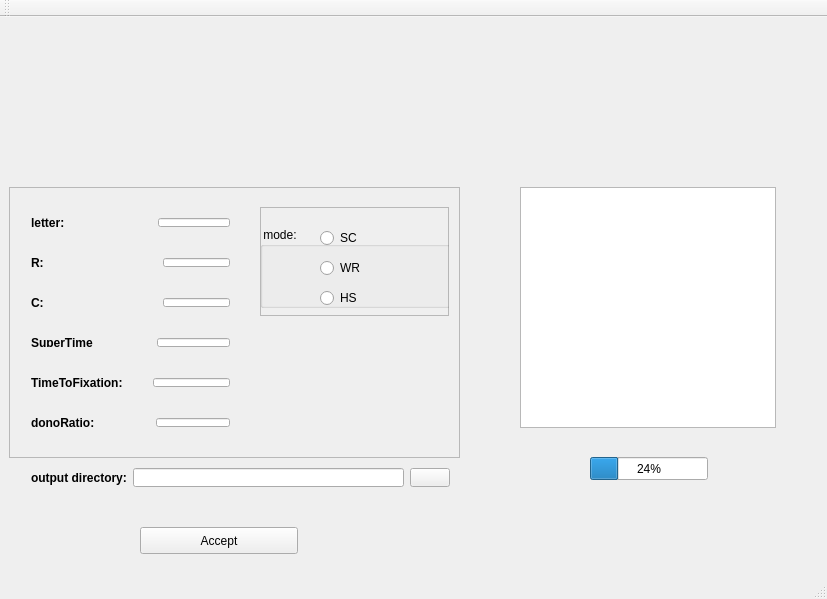
<?xml version="1.0" encoding="UTF-8"?>
<ui version="4.0">
 <class>MainWindow</class>
 <widget class="QMainWindow" name="MainWindow">
  <property name="geometry">
   <rect>
    <x>0</x>
    <y>0</y>
    <width>827</width>
    <height>599</height>
   </rect>
  </property>
  <property name="windowTitle">
   <string>Sedus</string>
  </property>
  <property name="windowIcon">
   <iconset>
    <normaloff>img/logo_sedus.png</normaloff>img/logo_sedus.png</iconset>
  </property>
  <widget class="QWidget" name="centralWidget">
   <widget class="QWidget" name="verticalLayoutWidget_3">
    <property name="geometry">
     <rect>
      <x>10</x>
      <y>170</y>
      <width>451</width>
      <height>271</height>
     </rect>
    </property>
    <layout class="QVBoxLayout" name="verticalLayout_3"/>
   </widget>
   <widget class="QLabel" name="logo">
    <property name="geometry">
     <rect>
      <x>0</x>
      <y>0</y>
      <width>831</width>
      <height>151</height>
     </rect>
    </property>
    <property name="text">
     <string/>
    </property>
    <property name="textFormat">
     <enum>Qt::PlainText</enum>
    </property>
    <property name="pixmap">
     <pixmap>img/header.png</pixmap>
    </property>
    <property name="scaledContents">
     <bool>true</bool>
    </property>
   </widget>
   <widget class="QProgressBar" name="progressBar">
    <property name="enabled">
     <bool>true</bool>
    </property>
    <property name="geometry">
     <rect>
      <x>590</x>
      <y>440</y>
      <width>118</width>
      <height>23</height>
     </rect>
    </property>
    <property name="value">
     <number>24</number>
    </property>
   </widget>
   <widget class="QWidget" name="horizontalLayoutWidget">
    <property name="geometry">
     <rect>
      <x>20</x>
      <y>190</y>
      <width>221</width>
      <height>31</height>
     </rect>
    </property>
    <layout class="QHBoxLayout" name="horizontalLayout">
     <item>
      <widget class="QLabel" name="label">
       <property name="font">
        <font>
         <weight>75</weight>
         <bold>true</bold>
        </font>
       </property>
       <property name="text">
        <string>letter:</string>
       </property>
      </widget>
     </item>
     <item>
      <spacer name="horizontalSpacer">
       <property name="orientation">
        <enum>Qt::Horizontal</enum>
       </property>
       <property name="sizeHint" stdset="0">
        <size>
         <width>123</width>
         <height>26</height>
        </size>
       </property>
      </spacer>
     </item>
     <item>
      <widget class="QLineEdit" name="letter"/>
     </item>
    </layout>
   </widget>
   <widget class="QWidget" name="horizontalLayoutWidget_2">
    <property name="geometry">
     <rect>
      <x>20</x>
      <y>230</y>
      <width>221</width>
      <height>31</height>
     </rect>
    </property>
    <layout class="QHBoxLayout" name="horizontalLayout_2">
     <property name="sizeConstraint">
      <enum>QLayout::SetDefaultConstraint</enum>
     </property>
     <item>
      <widget class="QLabel" name="label_2">
       <property name="font">
        <font>
         <weight>75</weight>
         <bold>true</bold>
        </font>
       </property>
       <property name="text">
        <string>R:</string>
       </property>
      </widget>
     </item>
     <item>
      <spacer name="horizontalSpacer_2">
       <property name="orientation">
        <enum>Qt::Horizontal</enum>
       </property>
       <property name="sizeHint" stdset="0">
        <size>
         <width>155</width>
         <height>26</height>
        </size>
       </property>
      </spacer>
     </item>
     <item>
      <widget class="QLineEdit" name="R"/>
     </item>
    </layout>
   </widget>
   <widget class="QWidget" name="horizontalLayoutWidget_3">
    <property name="geometry">
     <rect>
      <x>20</x>
      <y>270</y>
      <width>221</width>
      <height>31</height>
     </rect>
    </property>
    <layout class="QHBoxLayout" name="horizontalLayout_3">
     <item>
      <widget class="QLabel" name="label_3">
       <property name="font">
        <font>
         <weight>75</weight>
         <bold>true</bold>
        </font>
       </property>
       <property name="text">
        <string>C:</string>
       </property>
      </widget>
     </item>
     <item>
      <spacer name="horizontalSpacer_3">
       <property name="orientation">
        <enum>Qt::Horizontal</enum>
       </property>
       <property name="sizeHint" stdset="0">
        <size>
         <width>155</width>
         <height>20</height>
        </size>
       </property>
      </spacer>
     </item>
     <item>
      <widget class="QLineEdit" name="C"/>
     </item>
    </layout>
   </widget>
   <widget class="QWidget" name="horizontalLayoutWidget_4">
    <property name="geometry">
     <rect>
      <x>20</x>
      <y>350</y>
      <width>221</width>
      <height>31</height>
     </rect>
    </property>
    <layout class="QHBoxLayout" name="horizontalLayout_4">
     <item>
      <widget class="QLabel" name="label_4">
       <property name="font">
        <font>
         <weight>75</weight>
         <bold>true</bold>
        </font>
       </property>
       <property name="text">
        <string>TimeToFixation:</string>
       </property>
      </widget>
     </item>
     <item>
      <spacer name="horizontalSpacer_5">
       <property name="orientation">
        <enum>Qt::Horizontal</enum>
       </property>
       <property name="sizeHint" stdset="0">
        <size>
         <width>55</width>
         <height>20</height>
        </size>
       </property>
      </spacer>
     </item>
     <item>
      <widget class="QLineEdit" name="timeToFixation"/>
     </item>
    </layout>
   </widget>
   <widget class="QWidget" name="horizontalLayoutWidget_5">
    <property name="geometry">
     <rect>
      <x>20</x>
      <y>390</y>
      <width>221</width>
      <height>31</height>
     </rect>
    </property>
    <layout class="QHBoxLayout" name="horizontalLayout_5">
     <item>
      <widget class="QLabel" name="label_5">
       <property name="font">
        <font>
         <weight>75</weight>
         <bold>true</bold>
        </font>
       </property>
       <property name="text">
        <string>donoRatio:</string>
       </property>
      </widget>
     </item>
     <item>
      <spacer name="horizontalSpacer_4">
       <property name="orientation">
        <enum>Qt::Horizontal</enum>
       </property>
       <property name="sizeHint" stdset="0">
        <size>
         <width>90</width>
         <height>20</height>
        </size>
       </property>
      </spacer>
     </item>
     <item>
      <widget class="QLineEdit" name="donoRatio"/>
     </item>
    </layout>
   </widget>
   <widget class="QFrame" name="frame">
    <property name="geometry">
     <rect>
      <x>260</x>
      <y>190</y>
      <width>189</width>
      <height>109</height>
     </rect>
    </property>
    <property name="frameShape">
     <enum>QFrame::StyledPanel</enum>
    </property>
    <property name="frameShadow">
     <enum>QFrame::Raised</enum>
    </property>
    <widget class="QGroupBox" name="groupBox">
     <property name="geometry">
      <rect>
       <x>0</x>
       <y>20</y>
       <width>191</width>
       <height>81</height>
      </rect>
     </property>
     <property name="title">
      <string> mode:</string>
     </property>
     <widget class="QRadioButton" name="radioButton">
      <property name="geometry">
       <rect>
        <x>60</x>
        <y>0</y>
        <width>117</width>
        <height>22</height>
       </rect>
      </property>
      <property name="text">
       <string>SC</string>
      </property>
     </widget>
     <widget class="QRadioButton" name="radioButton_2">
      <property name="geometry">
       <rect>
        <x>60</x>
        <y>30</y>
        <width>117</width>
        <height>22</height>
       </rect>
      </property>
      <property name="text">
       <string>WR</string>
      </property>
     </widget>
     <widget class="QRadioButton" name="radioButton_3">
      <property name="geometry">
       <rect>
        <x>60</x>
        <y>60</y>
        <width>117</width>
        <height>22</height>
       </rect>
      </property>
      <property name="text">
       <string>HS</string>
      </property>
     </widget>
    </widget>
   </widget>
   <widget class="QPushButton" name="m_button">
    <property name="geometry">
     <rect>
      <x>140</x>
      <y>510</y>
      <width>158</width>
      <height>27</height>
     </rect>
    </property>
    <property name="text">
     <string>Accept</string>
    </property>
   </widget>
   <widget class="QFrame" name="frame_2">
    <property name="geometry">
     <rect>
      <x>9</x>
      <y>170</y>
      <width>451</width>
      <height>271</height>
     </rect>
    </property>
    <property name="frameShape">
     <enum>QFrame::StyledPanel</enum>
    </property>
    <property name="frameShadow">
     <enum>QFrame::Raised</enum>
    </property>
   </widget>
   <widget class="QTextBrowser" name="log">
    <property name="enabled">
     <bool>true</bool>
    </property>
    <property name="geometry">
     <rect>
      <x>520</x>
      <y>170</y>
      <width>256</width>
      <height>241</height>
     </rect>
    </property>
    <property name="html">
     <string>&lt;!DOCTYPE HTML PUBLIC &quot;-//W3C//DTD HTML 4.0//EN&quot; &quot;http://www.w3.org/TR/REC-html40/strict.dtd&quot;&gt;
&lt;html&gt;&lt;head&gt;&lt;meta name=&quot;qrichtext&quot; content=&quot;1&quot; /&gt;&lt;style type=&quot;text/css&quot;&gt;
p, li { white-space: pre-wrap; }
&lt;/style&gt;&lt;/head&gt;&lt;body style=&quot; font-family:'Ubuntu'; font-size:11pt; font-weight:400; font-style:normal;&quot;&gt;
&lt;p style=&quot;-qt-paragraph-type:empty; margin-top:0px; margin-bottom:0px; margin-left:0px; margin-right:0px; -qt-block-indent:0; text-indent:0px;&quot;&gt;&lt;br /&gt;&lt;/p&gt;&lt;/body&gt;&lt;/html&gt;</string>
    </property>
   </widget>
   <widget class="QWidget" name="horizontalLayoutWidget_6">
    <property name="geometry">
     <rect>
      <x>20</x>
      <y>310</y>
      <width>221</width>
      <height>31</height>
     </rect>
    </property>
    <layout class="QHBoxLayout" name="horizontalLayout_6">
     <item>
      <widget class="QLabel" name="label_6">
       <property name="font">
        <font>
         <weight>75</weight>
         <bold>true</bold>
        </font>
       </property>
       <property name="text">
        <string>SuperTime</string>
       </property>
      </widget>
     </item>
     <item>
      <spacer name="horizontalSpacer_6">
       <property name="orientation">
        <enum>Qt::Horizontal</enum>
       </property>
       <property name="sizeHint" stdset="0">
        <size>
         <width>93</width>
         <height>20</height>
        </size>
       </property>
      </spacer>
     </item>
     <item>
      <widget class="QLineEdit" name="superTime"/>
     </item>
    </layout>
   </widget>
   <widget class="QWidget" name="horizontalLayoutWidget_7">
    <property name="geometry">
     <rect>
      <x>20</x>
      <y>440</y>
      <width>441</width>
      <height>41</height>
     </rect>
    </property>
    <layout class="QHBoxLayout" name="horizontalLayout_7">
     <item>
      <widget class="QLabel" name="label_7">
       <property name="font">
        <font>
         <weight>75</weight>
         <bold>true</bold>
        </font>
       </property>
       <property name="text">
        <string>output directory:</string>
       </property>
      </widget>
     </item>
     <item>
      <widget class="QLineEdit" name="dir"/>
     </item>
     <item>
      <widget class="QPushButton" name="pushButton_dir">
       <property name="text">
        <string/>
       </property>
       <property name="icon">
        <iconset>
         <normaloff>img/gnome-fs-directory-accept.png</normaloff>img/gnome-fs-directory-accept.png</iconset>
       </property>
       <property name="iconSize">
        <size>
         <width>25</width>
         <height>25</height>
        </size>
       </property>
      </widget>
     </item>
    </layout>
   </widget>
   <zorder>frame_2</zorder>
   <zorder>verticalLayoutWidget_3</zorder>
   <zorder>logo</zorder>
   <zorder>progressBar</zorder>
   <zorder>horizontalLayoutWidget</zorder>
   <zorder>horizontalLayoutWidget_2</zorder>
   <zorder>horizontalLayoutWidget_3</zorder>
   <zorder>horizontalLayoutWidget_4</zorder>
   <zorder>horizontalLayoutWidget_5</zorder>
   <zorder>frame</zorder>
   <zorder>m_button</zorder>
   <zorder>log</zorder>
   <zorder>horizontalLayoutWidget_6</zorder>
   <zorder>horizontalLayoutWidget_7</zorder>
  </widget>
  <widget class="QToolBar" name="mainToolBar">
   <attribute name="toolBarArea">
    <enum>TopToolBarArea</enum>
   </attribute>
   <attribute name="toolBarBreak">
    <bool>false</bool>
   </attribute>
  </widget>
  <widget class="QStatusBar" name="statusBar"/>
 </widget>
 <layoutdefault spacing="6" margin="11"/>
 <resources/>
 <connections/>
</ui>
